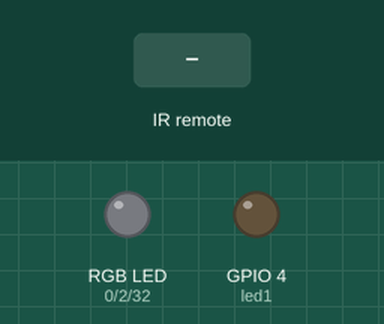
Bench run of a sketch on a simulated ESP32. Shown: an RGB LED mixed from three pins (HIGH = lit), output pins drawn as LEDs (lit = HIGH). Dashed ring = blinking. The inputs (shaded band) are chosen by the test bench. What the sketch prints to the serial monitor is not drawn.

Above: at 1.2 s.
1.3 s: infrared code 0xFFA857 received
At 1.7 s:
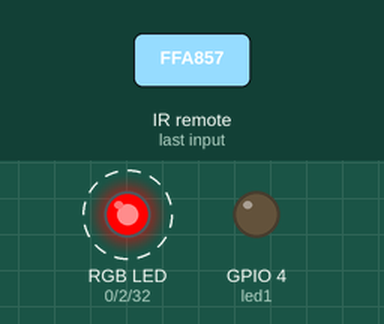
4.3 s: infrared code 0xFF906F received
At 4.8 s:
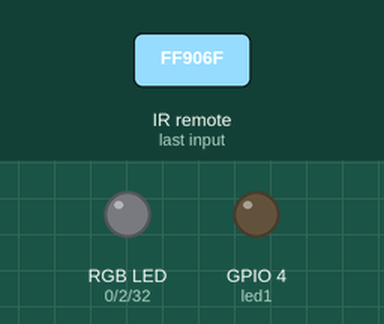
6.3 s: infrared code 0xFFA25D received
At 7.5 s:
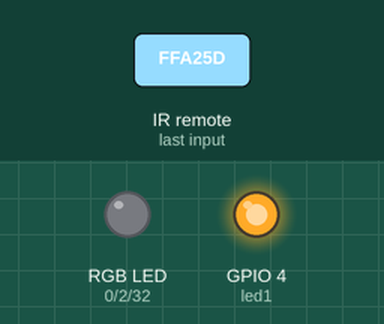
7.8 s: infrared code 0xFFE21D received
At 8.7 s:
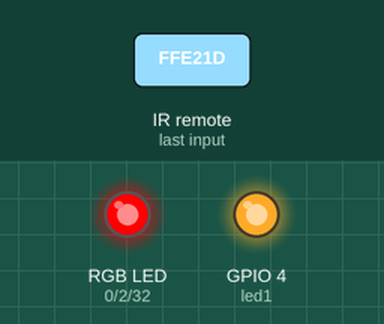
9.3 s: infrared code 0xFF22DD received
At 9.8 s:
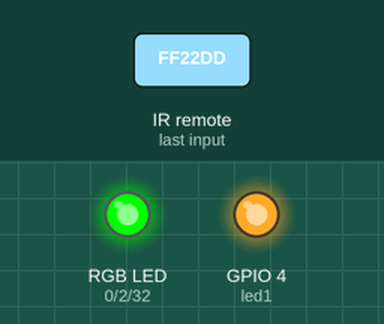
10.8 s: infrared code 0xFF02FD received
At 12.2 s:
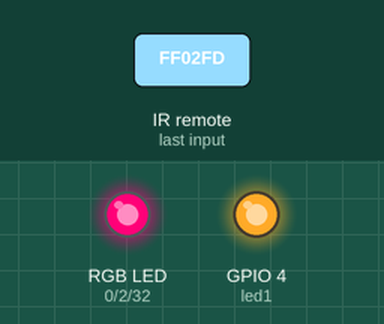
Timing chart, 0 to 13.3 s (numbered marks = the images above; inputs shaded):
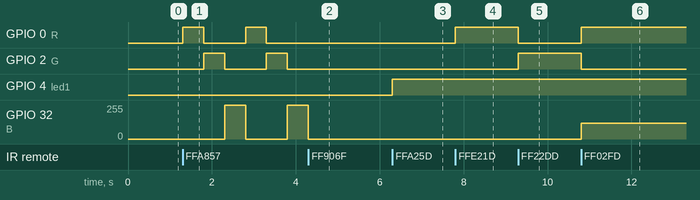

The sketch:

remote.ino
```cpp
#include <analogWrite.h>
#include <IRremote.h>
int RECV_PIN = 23;
int led1 = 4;
#define code1  16753245  // ค่าปุ่มกดที่ 1
#define code2  16736925  // ค่าปุ่มกดที่ 2
#define code3  16769565  // ค่าปุ่มกดที่ 3
#define code4  16720605  // ค่าปุ่มกดที่ 4
#define code5  16712445  // ค่าปุ่มกดที่ 5
#define code6  16761405  // ค่าปุ่มกดที่ 6
#define code7  16769055  // ค่าปุ่มกดที่ 7
#define code8  16754775  // ค่าปุ่มกดที่ 8
#define code9  16748655  // ค่าปุ่มกดที่ 9
IRrecv irrecv(RECV_PIN);
decode_results results;
int R = 0;
int G = 2;
int B = 32;
int s = 0;
void setup()
{
  Serial.begin(115200);
  irrecv.enableIRIn(); // Start the receiver
  pinMode(led1, OUTPUT);
  pinMode(R, OUTPUT);
  pinMode(G, OUTPUT);
  pinMode(B, OUTPUT);
  digitalWrite(led1, LOW);
}
void loop() {
  if (irrecv.decode(&results)) {
    Serial.print("รหัสปุ่มกด: ");
    Serial.println(results.value);
    if (results.value == code1) { // ถ้าค่าที่ส่งมาตรงกับ ค่าในตัวแปร code1 ให้ทำใน ปีกกา if
      Serial.println("LED ON");
      digitalWrite(led1, HIGH);
    }
    if (results.value == code2) { // ถ้าค่าที่ส่งมาตรงกับ ค่าในตัวแปร code2 ให้ทำใน ปีกกา if
      Serial.println("LED OFF");
      digitalWrite(led1, LOW);
    }
    if (results.value == code3) {
      Serial.println("LED RED ON");
      // กำหนด LED สีแดง
      //s = 0;
      analogWrite(R, 255);
      analogWrite(G, 0);
      analogWrite(B, 0);
      delay(500);
    }
    if (results.value == code4) {
      Serial.println("LED GREEN ON");
      // กำหนด LED สีเขียว
      //s = 0;
      analogWrite(R, 0);
      analogWrite(G, 255);
      analogWrite(B, 0);
      delay(500);
    }
    if (results.value == code5) {
      Serial.println("LED PINK ON");
      // กำหนด LED สีชมพู
      //s = 0;
      analogWrite(R, 255);
      analogWrite(G, 0);
      analogWrite(B, 120);
      delay(500);
    }
    if (results.value == code6) {
      Serial.println("LED BLUE ON");
      // กำหนด LED สีน้ำเงิน
      //s = 0;
      analogWrite(R, 0);
      analogWrite(G, 0);
      analogWrite(B, 255);
      delay(500);
    }
    if (results.value == code7) {
      Serial.println("LED PURPLE ON");
      // กำหนด LED สีม่วง
      //s = 0;
      analogWrite(R, 160);
      analogWrite(G, 2);
      analogWrite(B, 255);
      delay(500);
    }
    if (results.value == code8) {
      Serial.println("LED RGB ON");
      s = 1;
      while(s == 1){
        if (irrecv.decode(&results)) {
          if (results.value == code9) {
            Serial.println("LED OFF");
            // กำหนด LED ดับ
            s = 0;
            //break;
          }
          irrecv.resume(); // Receive the next value
        }
        ch(s);

      }
    }
    if (results.value == code9) {
      Serial.println("LED OFF");
      // กำหนด LED ดับ
      s = 0;
      ch(s);
    }
    irrecv.resume(); // Receive the next value
  }
}

void ch(int i){
  if(i == 1){
      analogWrite(R, 255);
      analogWrite(G, 0);
      analogWrite(B, 0);
      delay(500);
      // กำหนด LED สีเขียว
      analogWrite(R, 0);
      analogWrite(G, 255);
      analogWrite(B, 0);
      delay(500);
      // กำหนด LED สีน้ำเงิน
      analogWrite(R, 0);
      analogWrite(G, 0);
      analogWrite(B, 255);
      delay(500);
  }
  else if(i == 0){
      analogWrite(R, 0);
      analogWrite(G, 0);
      analogWrite(B, 0);
      delay(500);
  }
}
```

Measured:
- after the input at 1.3 s, GPIO 0 (R): alternates HIGH for 0.50 s and LOW for 1.0 s, starting at once; GPIO 2 (G): alternates HIGH for 0.50 s and LOW for 1.0 s, starting after 0.50 s; GPIO 32 (B): 0/255 → 255/255 after 1.0 s, → 0/255 0.50 s later, → 255/255 1.0 s later
- after the input at 4.3 s, GPIO 0 (R): stays LOW (without the input it goes to HIGH after 0.00 s); GPIO 2 (G): stays LOW (without the input it goes to HIGH after 0.50 s); GPIO 32 (B): goes on until 4.3 s, then stays 0/255
- after the input at 6.3 s, GPIO 4 (led1): LOW → HIGH at once
- after the input at 7.8 s, GPIO 0 (R): LOW → HIGH at once
- after the input at 9.3 s, GPIO 0 (R): HIGH → LOW at once; GPIO 2 (G): LOW → HIGH at once
- after the input at 10.8 s, GPIO 0 (R): LOW → HIGH at once; GPIO 2 (G): HIGH → LOW at once; GPIO 32 (B): 0/255 → 120/255 at once
